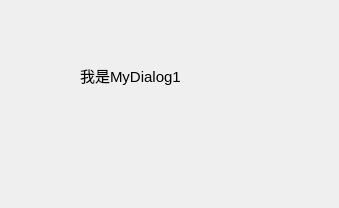
<?xml version="1.0" encoding="UTF-8"?>
<ui version="4.0">
 <class>MyDialog1</class>
 <widget class="QDialog" name="MyDialog1">
  <property name="geometry">
   <rect>
    <x>0</x>
    <y>0</y>
    <width>339</width>
    <height>208</height>
   </rect>
  </property>
  <property name="windowTitle">
   <string>Dialog</string>
  </property>
  <widget class="QLabel" name="label">
   <property name="geometry">
    <rect>
     <x>80</x>
     <y>50</y>
     <width>181</width>
     <height>51</height>
    </rect>
   </property>
   <property name="font">
    <font>
     <pointsize>11</pointsize>
    </font>
   </property>
   <property name="text">
    <string>我是MyDialog1</string>
   </property>
  </widget>
 </widget>
 <resources/>
 <connections/>
</ui>
